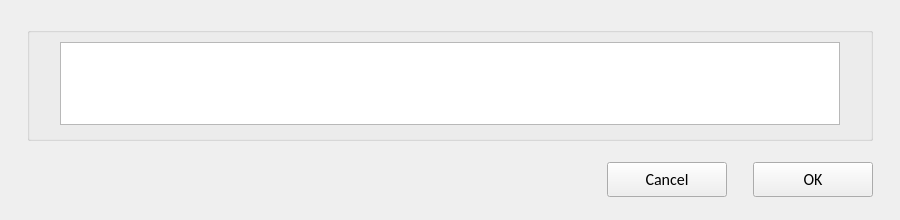
<?xml version="1.0" encoding="UTF-8"?>
<ui version="4.0">
 <class>C_SdNdeDpListArrayEditWidget</class>
 <widget class="QWidget" name="C_SdNdeDpListArrayEditWidget">
  <property name="geometry">
   <rect>
    <x>0</x>
    <y>0</y>
    <width>900</width>
    <height>220</height>
   </rect>
  </property>
  <property name="windowTitle">
   <string>Form</string>
  </property>
  <layout class="QVBoxLayout" name="verticalLayout_3">
   <property name="leftMargin">
    <number>27</number>
   </property>
   <property name="topMargin">
    <number>27</number>
   </property>
   <property name="rightMargin">
    <number>27</number>
   </property>
   <item>
    <widget class="stw_opensyde_gui_elements::C_OgeGbx" name="pc_GroupBoxGeneral">
     <property name="title">
      <string/>
     </property>
     <layout class="QVBoxLayout" name="verticalLayout">
      <property name="leftMargin">
       <number>30</number>
      </property>
      <property name="rightMargin">
       <number>30</number>
      </property>
      <property name="bottomMargin">
       <number>13</number>
      </property>
      <item>
       <widget class="stw_opensyde_gui::C_SdNdeDpListArrayEditView" name="pc_TableView"/>
      </item>
     </layout>
    </widget>
   </item>
   <item>
    <spacer name="verticalSpacer">
     <property name="orientation">
      <enum>Qt::Vertical</enum>
     </property>
     <property name="sizeType">
      <enum>QSizePolicy::Fixed</enum>
     </property>
     <property name="sizeHint" stdset="0">
      <size>
       <width>20</width>
       <height>15</height>
      </size>
     </property>
    </spacer>
   </item>
   <item>
    <layout class="QHBoxLayout" name="horizontalLayout_7">
     <item>
      <spacer name="horizontalSpacer_3">
       <property name="orientation">
        <enum>Qt::Horizontal</enum>
       </property>
       <property name="sizeHint" stdset="0">
        <size>
         <width>40</width>
         <height>20</height>
        </size>
       </property>
      </spacer>
     </item>
     <item>
      <widget class="stw_opensyde_gui_elements::C_OgePubCancel" name="pc_BushButtonCancel">
       <property name="minimumSize">
        <size>
         <width>120</width>
         <height>35</height>
        </size>
       </property>
       <property name="maximumSize">
        <size>
         <width>120</width>
         <height>35</height>
        </size>
       </property>
       <property name="font">
        <font>
         <family>Calibri</family>
         <pointsize>12</pointsize>
        </font>
       </property>
       <property name="text">
        <string>Cancel</string>
       </property>
      </widget>
     </item>
     <item>
      <spacer name="horizontalSpacer_4">
       <property name="orientation">
        <enum>Qt::Horizontal</enum>
       </property>
       <property name="sizeType">
        <enum>QSizePolicy::Fixed</enum>
       </property>
       <property name="sizeHint" stdset="0">
        <size>
         <width>20</width>
         <height>20</height>
        </size>
       </property>
      </spacer>
     </item>
     <item>
      <widget class="stw_opensyde_gui_elements::C_OgePubDialog" name="pc_BushButtonOk">
       <property name="minimumSize">
        <size>
         <width>120</width>
         <height>35</height>
        </size>
       </property>
       <property name="maximumSize">
        <size>
         <width>120</width>
         <height>35</height>
        </size>
       </property>
       <property name="font">
        <font>
         <family>Calibri</family>
         <pointsize>12</pointsize>
        </font>
       </property>
       <property name="text">
        <string>OK</string>
       </property>
      </widget>
     </item>
    </layout>
   </item>
   <item>
    <spacer name="verticalSpacer_2">
     <property name="orientation">
      <enum>Qt::Vertical</enum>
     </property>
     <property name="sizeType">
      <enum>QSizePolicy::Fixed</enum>
     </property>
     <property name="sizeHint" stdset="0">
      <size>
       <width>20</width>
       <height>12</height>
      </size>
     </property>
    </spacer>
   </item>
  </layout>
 </widget>
 <customwidgets>
  <customwidget>
   <class>stw_opensyde_gui_elements::C_OgePubDialog</class>
   <extends>QPushButton</extends>
   <header>C_OgePubDialog.h</header>
  </customwidget>
  <customwidget>
   <class>stw_opensyde_gui_elements::C_OgeGbx</class>
   <extends>QGroupBox</extends>
   <header>C_OgeGbx.h</header>
   <container>1</container>
  </customwidget>
  <customwidget>
   <class>stw_opensyde_gui_elements::C_OgePubCancel</class>
   <extends>QPushButton</extends>
   <header>C_OgePubCancel.h</header>
  </customwidget>
  <customwidget>
   <class>stw_opensyde_gui::C_SdNdeDpListArrayEditView</class>
   <extends>QTableView</extends>
   <header>C_SdNdeDpListArrayEditView.h</header>
  </customwidget>
 </customwidgets>
 <tabstops>
  <tabstop>pc_TableView</tabstop>
  <tabstop>pc_BushButtonCancel</tabstop>
  <tabstop>pc_BushButtonOk</tabstop>
 </tabstops>
 <resources/>
 <connections/>
</ui>
